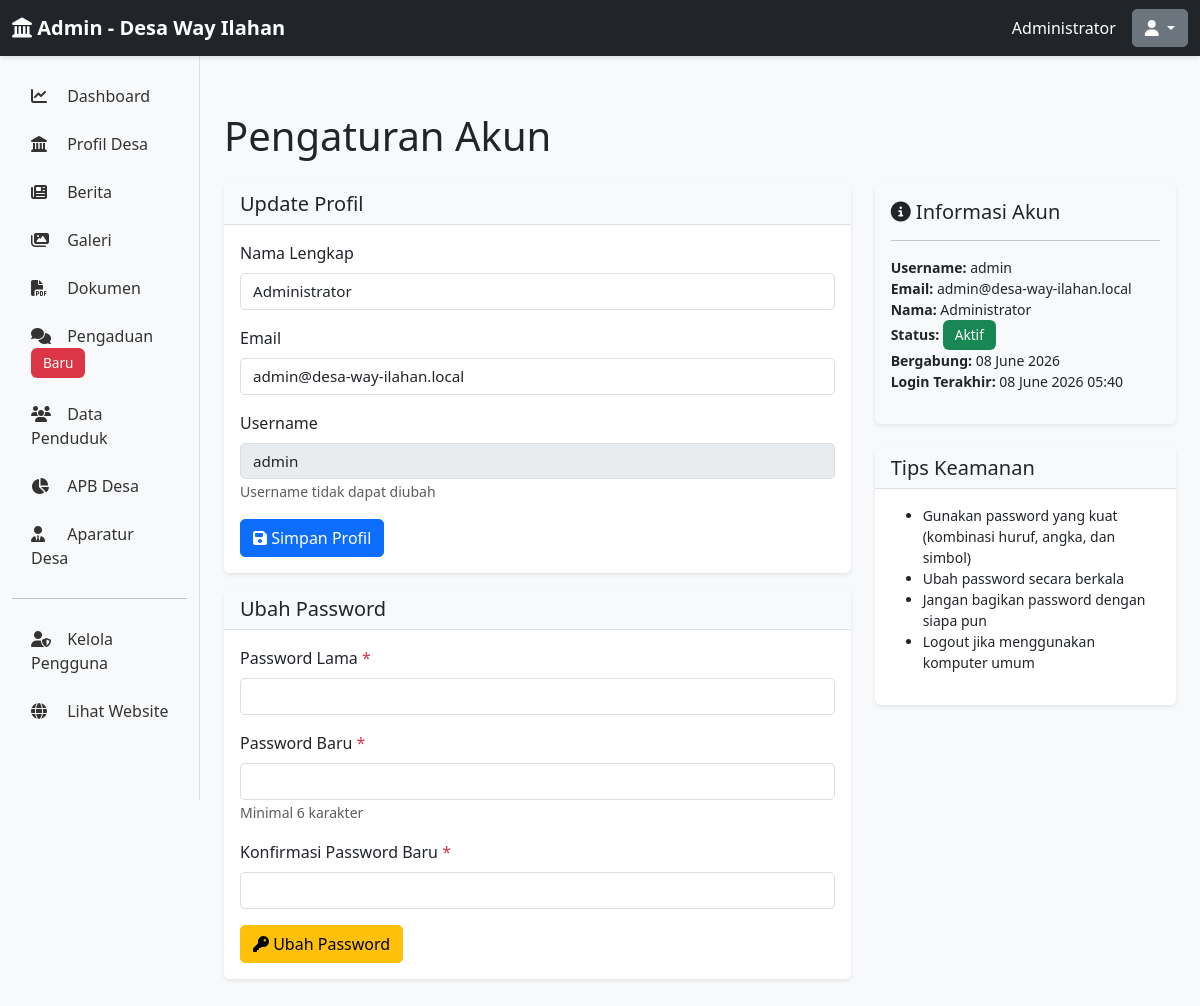
Before: /admin/pengaturan-akun (signed in) with the older database file.
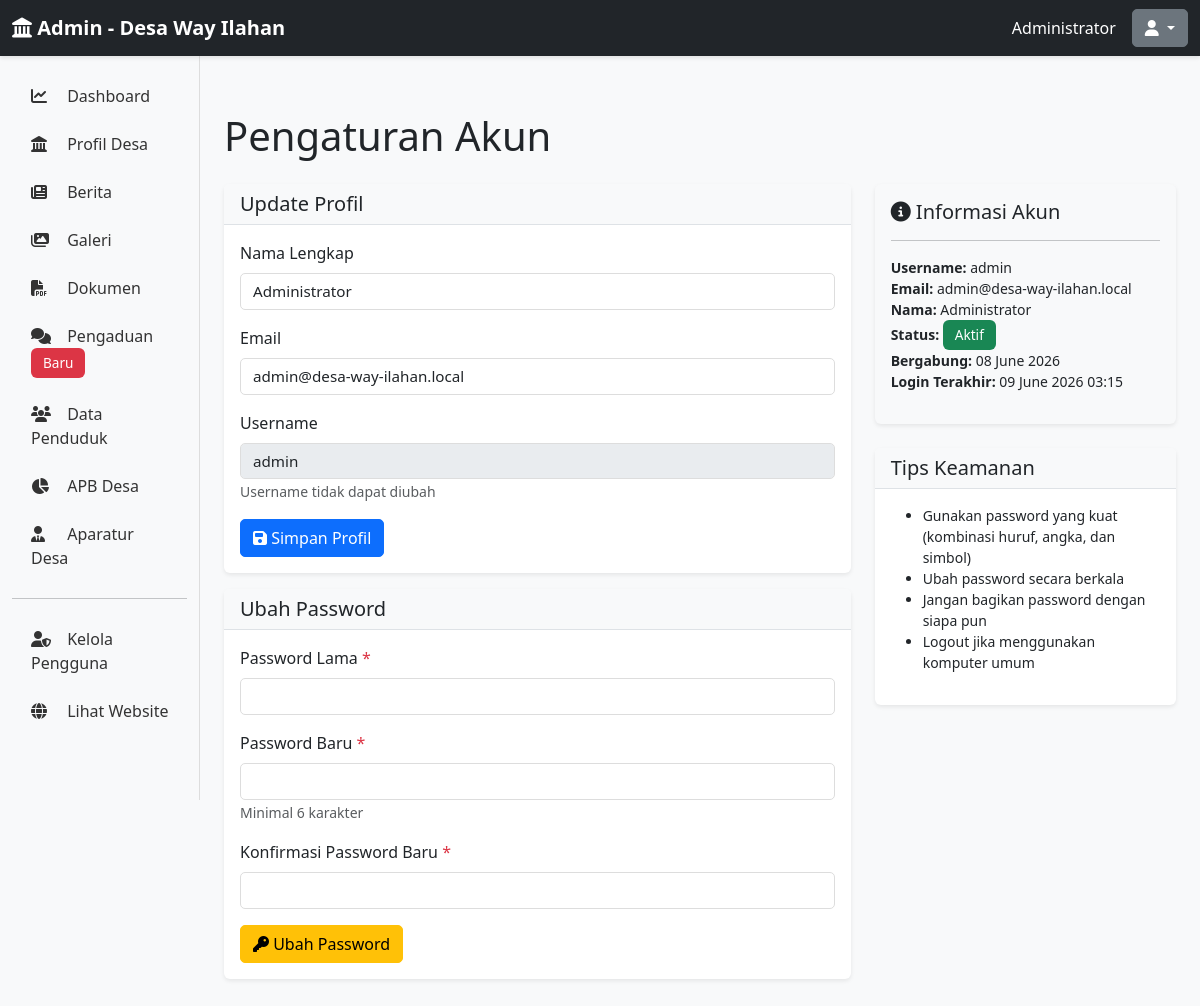
After: the same page with the newer database file.
### app/models.py (models this page shows, shortened)
class Admin(UserMixin, db.Model):
    id = db.Column(db.Integer, primary_key=True)
    username = db.Column(db.String(80), unique=True, nullable=False, index=True)
    email = db.Column(db.String(120), unique=True, nullable=False, index=True)
    password_hash = db.Column(db.String(255), nullable=False)
    full_name = db.Column(db.String(120), nullable=False)
    is_active = db.Column(db.Boolean, default=True)
    created_at = db.Column(db.DateTime, default=datetime.utcnow)
    last_login = db.Column(db.DateTime)

### app/routes.py (the view)
@admin_bp.route('/pengaturan-akun')
@login_required
def pengaturan_akun():
    return render_template('admin/account/settings.html')

### app/templates/admin/account/settings.html (shortened to what the changed rows need)
{% extends "admin/base.html" %}
{% block content %}
<h1 class="mt-4 mb-4">Pengaturan Akun</h1>
<div class="row">
    <div class="col-lg-8">
        <div class="card mb-3">
            <div class="card-body">
                <form method="POST" action="{{ url_for('admin.update_profil_akun') }}">
                    <div class="mb-3">
                        <label for="full_name" class="form-label">Nama Lengkap</label>
                        <input type="text" class="form-control" id="full_name" name="full_name" value="{{ current_user.full_name }}" required>
                    </div>
                    <div class="mb-3">
                        <label for="email" class="form-label">Email</label>
                        <input type="email" class="form-control" id="email" name="email" value="{{ current_user.email }}" required>
                    </div>
                    <div class="mb-3">
                        <label for="username" class="form-label">Username</label>
                        <input type="text" class="form-control" id="username" name="username" value="{{ current_user.username }}" disabled>
                        <small class="text-muted">Username tidak dapat diubah</small>
                    </div>
                </form>
            </div>
        </div>
    </div>
    <div class="col-lg-4">
        <div class="card bg-light">
            <div class="card-body">
                <h5 class="card-title"><i class="fas fa-info-circle"></i> Informasi Akun</h5>
                <hr>
                <p class="small">
                    <strong>Username:</strong> {{ current_user.username }}<br>
                    <strong>Email:</strong> {{ current_user.email }}<br>
                    <strong>Nama:</strong> {{ current_user.full_name }}<br>
                    <strong>Status:</strong> <span class="badge bg-success">Aktif</span><br>
                    <strong>Bergabung:</strong> {{ current_user.created_at.strftime('%d %B %Y') }}<br>
                    {% if current_user.last_login %}
                    <strong>Login Terakhir:</strong> {{ current_user.last_login.strftime('%d %B %Y %H:%M') }}
                    {% endif %}
                </p>
            </div>
        </div>
    </div>
</div>
{% endblock %}

### app/templates/admin/base.html (shortened to what the changed rows need)
<!DOCTYPE html>
<html lang="id">
<head>
    <link href="https://cdn.jsdelivr.net/npm/bootstrap@5.3.0/dist/css/bootstrap.min.css" rel="stylesheet">
    <link rel="stylesheet" href="https://cdnjs.cloudflare.com/ajax/libs/font-awesome/6.4.0/css/all.min.css">
    <link rel="stylesheet" href="{{ url_for('static', filename='css/admin.css') }}">
</head>
<body>
    <nav class="navbar navbar-dark bg-dark sticky-top">
        <div class="container-fluid">
            <div class="d-flex align-items-center">
                <span class="text-white me-3">{{ current_user.full_name }}</span>
                <div class="dropdown">
                    <button class="btn btn-secondary dropdown-toggle" type="button" data-bs-toggle="dropdown">
                    </button>
                </div>
            </div>
        </div>
    </nav>
    <div class="container-fluid">
        <div class="row">
            <main class="col-md-10 ms-sm-auto px-md-4">
                {% block content %}{% endblock %}
            </main>
        </div>
    </div>
</body>
</html>

Changed rows visible on the page:
changed Admin "Administrator": last_login "08 June 2026 05:40" → "09 June 2026 03:15"
